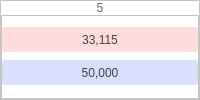
                       <widget class="QFrame" name="dayframe8_2">
                        <property name="styleSheet">
                         <string notr="true">background-color: rgb(255, 255, 255);</string>
                        </property>
                        <property name="frameShape">
                         <enum>QFrame::StyledPanel</enum>
                        </property>
                        <property name="frameShadow">
                         <enum>QFrame::Raised</enum>
                        </property>
                        <layout class="QVBoxLayout" name="verticalLayout_96">
                         <property name="spacing">
                          <number>0</number>
                         </property>
                         <property name="leftMargin">
                          <number>0</number>
                         </property>
                         <property name="topMargin">
                          <number>0</number>
                         </property>
                         <property name="rightMargin">
                          <number>0</number>
                         </property>
                         <property name="bottomMargin">
                          <number>0</number>
                         </property>
                         <item>
                          <widget class="QPushButton" name="day8_2">
                           <property name="styleSheet">
                            <string notr="true">border: 0px solid;
color: rgb(100, 100, 100);</string>
                           </property>
                           <property name="text">
                            <string>5</string>
                           </property>
                          </widget>
                         </item>
                         <item>
                          <widget class="QFrame" name="planframe8_2">
                           <property name="frameShape">
                            <enum>QFrame::StyledPanel</enum>
                           </property>
                           <property name="frameShadow">
                            <enum>QFrame::Raised</enum>
                           </property>
                           <layout class="QVBoxLayout" name="verticalLayout_97">
                            <property name="leftMargin">
                             <number>0</number>
                            </property>
                            <property name="rightMargin">
                             <number>0</number>
                            </property>
                            <item>
                             <widget class="QLabel" name="schelabel1_2">
                              <property name="minimumSize">
                               <size>
                                <width>0</width>
                                <height>25</height>
                               </size>
                              </property>
                              <property name="maximumSize">
                               <size>
                                <width>16777215</width>
                                <height>25</height>
                               </size>
                              </property>
                              <property name="styleSheet">
                               <string notr="true">background-color:rgb(255, 220, 221);
border-radius: 3px;
color: rgb(65, 65, 65)
</string>
                              </property>
                              <property name="text">
                               <string>33,115</string>
                              </property>
                              <property name="alignment">
                               <set>Qt::AlignCenter</set>
                              </property>
                             </widget>
                            </item>
                            <item>
                             <widget class="QLabel" name="schelabel2_2">
                              <property name="minimumSize">
                               <size>
                                <width>0</width>
                                <height>25</height>
                               </size>
                              </property>
                              <property name="maximumSize">
                               <size>
                                <width>16777215</width>
                                <height>25</height>
                               </size>
                              </property>
                              <property name="styleSheet">
                               <string notr="true">background-color:rgb(220, 224, 255);
border-radius: 3px;
color: rgb(65, 65, 65)
</string>
                              </property>
                              <property name="text">
                               <string>50,000</string>
                              </property>
                              <property name="alignment">
                               <set>Qt::AlignCenter</set>
                              </property>
                             </widget>
                            </item>
                           </layout>
                          </widget>
                         </item>
                        </layout>
                       </widget>
